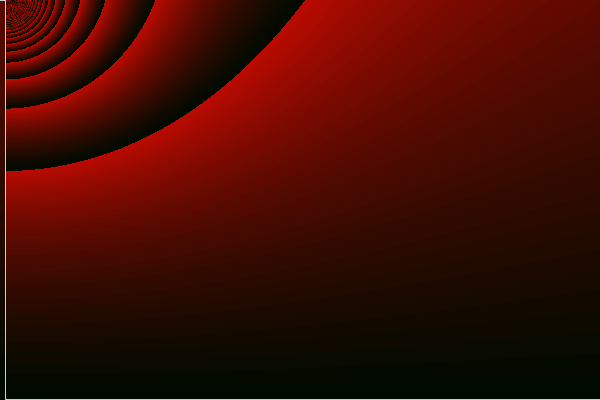
Frame 1 (no input)
Frame 60 (the mouse pressed at the canvas centre just before this capture): identical to frame 1, image omitted
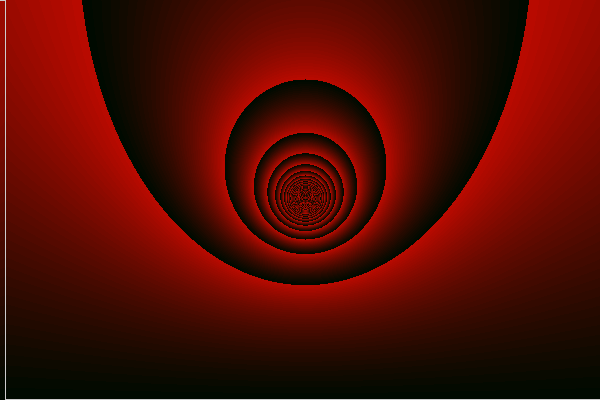
Frame 120 (the mouse held since frame 60 and released just before this capture)

The Processing sketch that drew these frames (run headless with seeded random() and noise(); from frame 60 on, the mouse is pressed at the canvas centre):

// Processing sketch: processing_4363
// ── processing_4363.pde

//Nikolina Borak //Architectural Computing//ARCH1391//Module Two

//modification of Conic Colours by Charles Morrice 
//http://www.openprocessing.org/visuals/?visualID=2838

//name changing
  float MLoc;  
float Btline;  
int colourxy;  
  
void setup()  
{  
  //size changed
  size(600,400);
//colorMode changed  
  colorMode(RGB,54,25,25);  
  
}  
void draw()  
 
 
{  
  loadPixels();  
  for (int x=1;x<width;x=x+1){  
    for (int y=1;y<height;y=y+1){  
      //the base line
      Btline=sqrt(sq(height/1-y));     
//determining the sketch in relevance to the mouse location      
      MLoc=sqrt(sq(x-pmouseX)+sq(y-pmouseY));           
      float ratio=Btline/MLoc;    
//colour ratio and initial colur    
//code numbers changed along with the colourMode
      colourxy = color(int(ratio*30)%40,RGB,0,50);    
      pixels[(y-1)*width+(x+5)]=colourxy;                    
    }  
  }  
  updatePixels();  
  loop();  
}  
 
